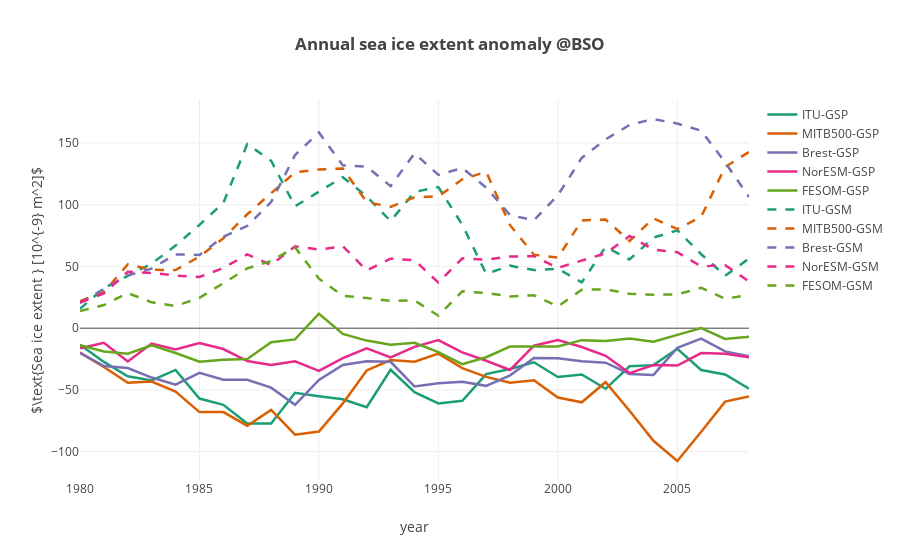
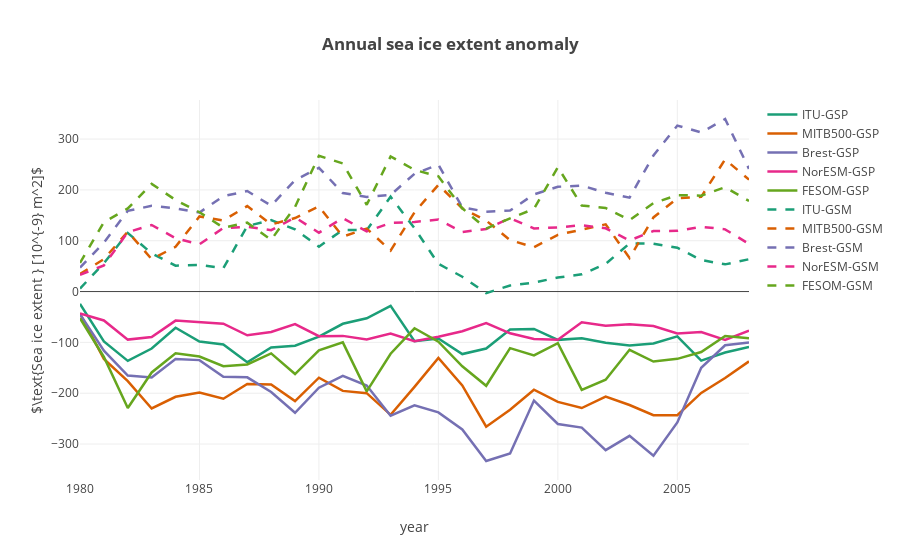

These figures' notebook cell, in order:
### Code cell
""" Plot annual mean of sea ice extent anomaly"""
modelnames = ['ITU' , 'MITB500', 'Brest', 'NorESM', 'FESOM']
#colors = ['blue', 'darkorange', 'red', 'green', 'cyan']
colors = cl.scales['5']['qual']['Dark2']; 

def plot_bso_vol_total(models):
    
    datap = []
    datan = []
    layout = go.Layout(
    title='<b>Annual sea ice extent anomaly @BSO</b>',
        yaxis=dict(
            title='$\\text{Sea ice extent } [10^{-9} m^2]$',
            #range=[-14, 14]
        ),
        xaxis=dict(
            title='year'
        )
    )  
    # names of the control, gsp and gsn variables [total]
    ctln = ['ctlxice_barents', 'SIextBK_c', 'refice_extent_BSKS', 'ice_extent_NorESM_BarentsKara_ctrl', 'ctliext_BK']
    gspn = ['gspxice_barents', 'SIextBK_gsp', 'gspice_extent_BSKS', 'ice_extent_NorESM_BarentsKara_gsp', 'gspiext_BK']
    gsnn = ['gsnxice_barents', 'SIextBK_gsm', 'gsnice_extent_BSKS', 'ice_extent_NorESM_BarentsKara_gsn', 'gsniext_BK']

    coeffs = [1e-9, 1e-9, 1e-9, 1e-9, 1e-9]
    for ind,mdl in enumerate(models):
        dnm = 'ds'+np.str(ind)+'.'+ctln[ind]+'.groupby(\'time.year\').mean().year'
        time = np.copy(eval(dnm))
        dnm = 'ds'+np.str(ind)+'.'+ctln[ind]+'.groupby(\'time.year\').mean()'
        dnm2 = 'ds'+np.str(ind)+'.'+gspn[ind]+'.groupby(\'time.year\').mean()'
        dnm3 = 'ds'+np.str(ind)+'.'+gsnn[ind]+'.groupby(\'time.year\').mean()'
        val1 = (np.copy(eval(dnm2)-eval(dnm))*coeffs[ind]) #/(np.copy(eval(dnm))*coeffs[ind])
        val2 = (np.copy(eval(dnm3)-eval(dnm))*coeffs[ind]) #/(np.copy(eval(dnm))*coeffs[ind])
        trace1 = go.Scatter(            
            x = time,
            y = val1,
            mode = 'lines',
            name = mdl+'-GSP',
            line = dict(
                width = 2.5,
                color = colors[ind],
                shape = 'smooth'
            )
        )
        datap.append(trace1)
        trace2 = go.Scatter(            
            x = time,
            y = val2,
            mode = 'lines',
            name = mdl+'-GSM',
            line = dict(
                width = 2.5,
                color = colors[ind],
                dash = 'dash',
                shape = 'smooth'
            )
        )
        datan.append(trace2)


   
    data = datap + datan
    
    fig = go.Figure(data=data, layout=layout)
    py.offline.iplot(fig)
    

def plot_fram_vol_total(models):
    
    datap = []
    datan = []
    layout = go.Layout(
    title='<b>Annual sea ice extent anomaly</b>',
        yaxis=dict(
            title='$\\text{Sea ice extent } [10^{-9} m^2]$',
            #range=[-14, 14]
        ),
        xaxis=dict(
            title='year'
        )
    )  
    # names of the control, gsp and gsn variables [total]
    ctln = ['ctlxice', 'SIext_c', 'refice_extent_NH', 'ice_extent_NorESM_NH_ctrl', 'ctliext']
    gspn = ['gspxice', 'SIext_gsp', 'gspice_extent_NH', 'ice_extent_NorESM_NH_gsp', 'gspiext']
    gsnn = ['gsnxice', 'SIext_gsm', 'gsnice_extent_NH', 'ice_extent_NorESM_NH_gsn', 'gsniext']

    coeffs = [1e-9, 1e-9, 1e-9, 1e-9, 1e-9]

    for ind,mdl in enumerate(models):
        dnm = 'ds'+np.str(ind)+'.'+ctln[ind]+'.groupby(\'time.year\').mean().year'
        time = np.copy(eval(dnm))
        dnm = 'ds'+np.str(ind)+'.'+ctln[ind]+'.groupby(\'time.year\').mean()'
        dnm2 = 'ds'+np.str(ind)+'.'+gspn[ind]+'.groupby(\'time.year\').mean()'
        dnm3 = 'ds'+np.str(ind)+'.'+gsnn[ind]+'.groupby(\'time.year\').mean()'
        val1 = (np.copy(eval(dnm2)-eval(dnm))*coeffs[ind]) #/(np.copy(eval(dnm))*coeffs[ind])
        val2 = (np.copy(eval(dnm3)-eval(dnm))*coeffs[ind]) #/(np.copy(eval(dnm))*coeffs[ind])
        trace1 = go.Scatter(            
            x = time,
            y = val1,
            mode = 'lines',
            name = mdl+'-GSP',
            line = dict(
                width = 2.5,
                color = colors[ind],
                shape = 'smooth'
            )
        )
        datap.append(trace1)
        trace2 = go.Scatter(            
            x = time,
            y = val2,
            mode = 'lines',
            name = mdl+'-GSM',
            line = dict(
                width = 2.5,
                color = colors[ind],
                dash = 'dash',
                shape = 'smooth'
            )
        )
        datan.append(trace2)

   
    data = datap + datan    
    fig = go.Figure(data=data, layout=layout)
    py.offline.iplot(fig)
    


plot_bso_vol_total(modelnames)
plot_fram_vol_total(modelnames)


#models = widgets.SelectMultiple(options=list(modelnames), value=modelnames, description='Models')    
#widgets.interactive(update_plot,models=models)

### Figure 1 — Plotly figure (JSON) as saved in the notebook; plotly's stock layout.template omitted (floating-point values rounded to 4 significant figures)
{"data": [{"line": {"color": "rgb(27,158,119)", "shape": "smooth", "width": 2.5}, "mode": "lines", "name": "ITU-GSP", "type": "scatter", "x": [1980, 1981, 1982, 1983, 1984, 1985, 1986, 1987, 1988, 1989, 1990, 1991, 1992, 1993, 1994, 1995, 1996, 1997, 1998, 1999, 2000, 2001, 2002, 2003, 2004, 2005, 2006, 2007, 2008], "y": [-13.37, -27.31, -38.99, -42.26, -33.85, -57.02, -62.1, -77.22, -77.14, -52.39, -55.09, -57.54, -63.97, -33.7, -51.9, -61.01, -58.84, -37.2, -33.09, -27.6, -39.5, -37.51, -49.11, -30.89, -29.94, -16.73, -33.89, -37.44, -49.08]}, {"line": {"color": "rgb(217,95,2)", "shape": "smooth", "width": 2.5}, "mode": "lines", "name": "MITB500-GSP", "type": "scatter", "x": [1980, 1981, 1982, 1983, 1984, 1985, 1986, 1987, 1988, 1989, 1990, 1991, 1992, 1993, 1994, 1995, 1996, 1997, 1998, 1999, 2000, 2001, 2002, 2003, 2004, 2005, 2006, 2007, 2008], "y": [-19.83, -31.46, -44.27, -43.28, -51.32, -67.97, -67.94, -78.97, -66.18, -86.29, -83.76, -60.9, -34.23, -25.83, -27.13, -20.64, -32.31, -39.43, -44.26, -42.25, -56.21, -60.05, -43.7, -66.84, -91.25, -107.6, -83.91, -59.52, -55.32]}, {"line": {"color": "rgb(117,112,179)", "shape": "smooth", "width": 2.5}, "mode": "lines", "name": "Brest-GSP", "type": "scatter", "x": [1980, 1981, 1982, 1983, 1984, 1985, 1986, 1987, 1988, 1989, 1990, 1991, 1992, 1993, 1994, 1995, 1996, 1997, 1998, 1999, 2000, 2001, 2002, 2003, 2004, 2005, 2006, 2007, 2008], "y": [-19.94, -30.61, -32.3, -40.0, -45.75, -36.19, -41.68, -41.8, -48.16, -62.05, -41.93, -29.79, -26.75, -27.19, -47.19, -44.65, -43.4, -46.71, -38.22, -24.14, -24.32, -26.81, -27.92, -37.07, -37.84, -15.98, -8.433, -18.82, -22.7]}, {"line": {"color": "rgb(231,41,138)", "shape": "smooth", "width": 2.5}, "mode": "lines", "name": "NorESM-GSP", "type": "scatter", "x": [1980, 1981, 1982, 1983, 1984, 1985, 1986, 1987, 1988, 1989, 1990, 1991, 1992, 1993, 1994, 1995, 1996, 1997, 1998, 1999, 2000, 2001, 2002, 2003, 2004, 2005, 2006, 2007, 2008], "y": [-16.28, -11.83, -26.95, -12.45, -17.24, -12.12, -16.88, -26.58, -29.8, -26.85, -34.63, -24.19, -16.38, -23.6, -15.12, -9.675, -19.57, -26.39, -33.87, -14.19, -9.616, -15.27, -22.41, -36.39, -29.91, -30.23, -20.16, -20.69, -23.57]}, {"line": {"color": "rgb(102,166,30)", "shape": "smooth", "width": 2.5}, "mode": "lines", "name": "FESOM-GSP", "type": "scatter", "x": [1980, 1981, 1982, 1983, 1984, 1985, 1986, 1987, 1988, 1989, 1990, 1991, 1992, 1993, 1994, 1995, 1996, 1997, 1998, 1999, 2000, 2001, 2002, 2003, 2004, 2005, 2006, 2007, 2008], "y": [-13.69, -18.89, -20.74, -13.86, -20.12, -27.18, -25.61, -24.92, -11.38, -9.08, 11.72, -4.579, -10.05, -13.35, -11.84, -19.38, -29.19, -23.53, -14.89, -14.79, -14.77, -9.683, -10.29, -8.374, -10.98, -5.402, 0.05065, -8.663, -6.955]}, {"line": {"color": "rgb(27,158,119)", "dash": "dash", "shape": "smooth", "width": 2.5}, "mode": "lines", "name": "ITU-GSM", "type": "scatter", "x": [1980, 1981, 1982, 1983, 1984, 1985, 1986, 1987, 1988, 1989, 1990, 1991, 1992, 1993, 1994, 1995, 1996, 1997, 1998, 1999, 2000, 2001, 2002, 2003, 2004, 2005, 2006, 2007, 2008], "y": [15.72, 32.41, 42.42, 52.25, 66.97, 83.74, 101.5, 149.1, 135.6, 98.77, 110.6, 122.3, 106.9, 86.78, 110.4, 114.3, 83.81, 44.04, 50.66, 47.1, 48.24, 37.05, 65.96, 55.65, 73.38, 79.26, 59.93, 42.48, 56.47]}, {"line": {"color": "rgb(217,95,2)", "dash": "dash", "shape": "smooth", "width": 2.5}, "mode": "lines", "name": "MITB500-GSM", "type": "scatter", "x": [1980, 1981, 1982, 1983, 1984, 1985, 1986, 1987, 1988, 1989, 1990, 1991, 1992, 1993, 1994, 1995, 1996, 1997, 1998, 1999, 2000, 2001, 2002, 2003, 2004, 2005, 2006, 2007, 2008], "y": [21.99, 29.18, 51.74, 47.36, 47.06, 58.05, 72.86, 92.3, 109.4, 126.2, 128.6, 129.4, 102.1, 98.32, 105.9, 106.8, 120.6, 126.7, 83.44, 59.55, 57.13, 87.31, 87.99, 70.64, 89.02, 80.27, 90.3, 130.6, 142.7]}, {"line": {"color": "rgb(117,112,179)", "dash": "dash", "shape": "smooth", "width": 2.5}, "mode": "lines", "name": "Brest-GSM", "type": "scatter", "x": [1980, 1981, 1982, 1983, 1984, 1985, 1986, 1987, 1988, 1989, 1990, 1991, 1992, 1993, 1994, 1995, 1996, 1997, 1998, 1999, 2000, 2001, 2002, 2003, 2004, 2005, 2006, 2007, 2008], "y": [20.48, 31.93, 42.85, 48.28, 59.76, 59.38, 74.15, 82.81, 102.2, 140.3, 158.6, 131.9, 130.8, 115.1, 141.7, 124.1, 129.7, 113.9, 91.6, 87.44, 107.7, 137.9, 153.0, 164.7, 169.5, 165.8, 160.0, 134.4, 106.3]}, {"line": {"color": "rgb(231,41,138)", "dash": "dash", "shape": "smooth", "width": 2.5}, "mode": "lines", "name": "NorESM-GSM", "type": "scatter", "x": [1980, 1981, 1982, 1983, 1984, 1985, 1986, 1987, 1988, 1989, 1990, 1991, 1992, 1993, 1994, 1995, 1996, 1997, 1998, 1999, 2000, 2001, 2002, 2003, 2004, 2005, 2006, 2007, 2008], "y": [20.81, 28.23, 45.77, 44.76, 42.63, 41.48, 48.73, 59.77, 51.18, 66.3, 63.65, 66.44, 46.75, 56.3, 55.15, 36.94, 56.56, 55.55, 58.05, 58.35, 48.86, 54.57, 60.64, 74.71, 63.61, 61.53, 50.03, 51.1, 37.84]}, {"line": {"color": "rgb(102,166,30)", "dash": "dash", "shape": "smooth", "width": 2.5}, "mode": "lines", "name": "FESOM-GSM", "type": "scatter", "x": [1980, 1981, 1982, 1983, 1984, 1985, 1986, 1987, 1988, 1989, 1990, 1991, 1992, 1993, 1994, 1995, 1996, 1997, 1998, 1999, 2000, 2001, 2002, 2003, 2004, 2005, 2006, 2007, 2008], "y": [13.82, 18.75, 28.49, 20.96, 17.94, 24.6, 36.43, 48.49, 54.41, 65.47, 40.1, 26.22, 24.47, 22.04, 22.55, 10.07, 29.91, 28.45, 25.74, 26.66, 17.64, 31.09, 31.5, 27.84, 27.15, 27.41, 32.72, 23.83, 27.06]}], "layout": {"title": "<b>Annual sea ice extent anomaly @BSO</b>", "xaxis": {"title": "year"}, "yaxis": {"title": "$\\text{Sea ice extent } [10^{-9} m^2]$"}}}

### Figure 2 — Plotly figure (JSON) as saved in the notebook; plotly's stock layout.template omitted (floating-point values rounded to 4 significant figures)
{"data": [{"line": {"color": "rgb(27,158,119)", "shape": "smooth", "width": 2.5}, "mode": "lines", "name": "ITU-GSP", "type": "scatter", "x": [1980, 1981, 1982, 1983, 1984, 1985, 1986, 1987, 1988, 1989, 1990, 1991, 1992, 1993, 1994, 1995, 1996, 1997, 1998, 1999, 2000, 2001, 2002, 2003, 2004, 2005, 2006, 2007, 2008], "y": [-24.2, -98.25, -136.3, -112.0, -71.27, -98.17, -104.3, -139.0, -109.9, -106.6, -88.64, -63.42, -52.61, -28.17, -97.64, -92.46, -123.0, -112.1, -74.67, -73.52, -95.02, -91.69, -100.7, -106.3, -102.2, -88.14, -135.9, -120.0, -108.8]}, {"line": {"color": "rgb(217,95,2)", "shape": "smooth", "width": 2.5}, "mode": "lines", "name": "MITB500-GSP", "type": "scatter", "x": [1980, 1981, 1982, 1983, 1984, 1985, 1986, 1987, 1988, 1989, 1990, 1991, 1992, 1993, 1994, 1995, 1996, 1997, 1998, 1999, 2000, 2001, 2002, 2003, 2004, 2005, 2006, 2007, 2008], "y": [-43.47, -132.7, -176.1, -230.0, -207.0, -198.5, -210.8, -181.8, -182.6, -215.4, -169.4, -195.4, -199.9, -242.5, -187.4, -130.4, -184.6, -265.9, -232.5, -193.1, -217.0, -229.1, -206.6, -223.2, -243.3, -243.4, -199.5, -170.1, -137.4]}, {"line": {"color": "rgb(117,112,179)", "shape": "smooth", "width": 2.5}, "mode": "lines", "name": "Brest-GSP", "type": "scatter", "x": [1980, 1981, 1982, 1983, 1984, 1985, 1986, 1987, 1988, 1989, 1990, 1991, 1992, 1993, 1994, 1995, 1996, 1997, 1998, 1999, 2000, 2001, 2002, 2003, 2004, 2005, 2006, 2007, 2008], "y": [-44.58, -116.3, -165.2, -169.2, -132.6, -134.9, -167.6, -168.8, -197.7, -238.4, -189.1, -166.0, -184.8, -244.3, -223.7, -237.7, -271.3, -333.4, -318.5, -214.4, -260.6, -267.6, -312.1, -283.9, -322.8, -257.6, -150.0, -105.6, -100.1]}, {"line": {"color": "rgb(231,41,138)", "shape": "smooth", "width": 2.5}, "mode": "lines", "name": "NorESM-GSP", "type": "scatter", "x": [1980, 1981, 1982, 1983, 1984, 1985, 1986, 1987, 1988, 1989, 1990, 1991, 1992, 1993, 1994, 1995, 1996, 1997, 1998, 1999, 2000, 2001, 2002, 2003, 2004, 2005, 2006, 2007, 2008], "y": [-42.91, -56.81, -94.53, -89.54, -57.15, -60.73, -63.33, -86.1, -79.46, -64.01, -87.79, -87.19, -94.11, -82.55, -97.66, -89.02, -78.07, -62.05, -82.07, -93.23, -94.76, -60.59, -67.42, -64.33, -67.86, -82.5, -79.72, -95.3, -76.76]}, {"line": {"color": "rgb(102,166,30)", "shape": "smooth", "width": 2.5}, "mode": "lines", "name": "FESOM-GSP", "type": "scatter", "x": [1980, 1981, 1982, 1983, 1984, 1985, 1986, 1987, 1988, 1989, 1990, 1991, 1992, 1993, 1994, 1995, 1996, 1997, 1998, 1999, 2000, 2001, 2002, 2003, 2004, 2005, 2006, 2007, 2008], "y": [-52.56, -128.7, -229.0, -159.2, -121.4, -127.8, -146.9, -143.4, -121.7, -162.3, -115.7, -100.0, -196.5, -122.3, -72.24, -98.52, -147.1, -185.4, -111.3, -125.7, -101.6, -193.2, -173.6, -114.6, -137.6, -132.4, -119.0, -87.54, -92.07]}, {"line": {"color": "rgb(27,158,119)", "dash": "dash", "shape": "smooth", "width": 2.5}, "mode": "lines", "name": "ITU-GSM", "type": "scatter", "x": [1980, 1981, 1982, 1983, 1984, 1985, 1986, 1987, 1988, 1989, 1990, 1991, 1992, 1993, 1994, 1995, 1996, 1997, 1998, 1999, 2000, 2001, 2002, 2003, 2004, 2005, 2006, 2007, 2008], "y": [5.969, 55.68, 115.3, 75.21, 51.01, 52.36, 45.86, 129.0, 140.5, 122.5, 88.36, 121.5, 120.5, 186.6, 124.5, 54.51, 29.18, -3.079, 11.9, 17.74, 27.56, 33.9, 54.45, 94.61, 94.19, 86.3, 62.05, 53.55, 63.6]}, {"line": {"color": "rgb(217,95,2)", "dash": "dash", "shape": "smooth", "width": 2.5}, "mode": "lines", "name": "MITB500-GSM", "type": "scatter", "x": [1980, 1981, 1982, 1983, 1984, 1985, 1986, 1987, 1988, 1989, 1990, 1991, 1992, 1993, 1994, 1995, 1996, 1997, 1998, 1999, 2000, 2001, 2002, 2003, 2004, 2005, 2006, 2007, 2008], "y": [34.42, 63.78, 117.7, 63.77, 88.08, 147.8, 139.9, 168.1, 132.0, 144.6, 167.5, 108.0, 123.9, 80.68, 155.9, 209.9, 163.7, 139.6, 101.2, 87.27, 111.6, 121.9, 132.2, 66.07, 145.9, 183.5, 186.4, 260.0, 220.2]}, {"line": {"color": "rgb(117,112,179)", "dash": "dash", "shape": "smooth", "width": 2.5}, "mode": "lines", "name": "Brest-GSM", "type": "scatter", "x": [1980, 1981, 1982, 1983, 1984, 1985, 1986, 1987, 1988, 1989, 1990, 1991, 1992, 1993, 1994, 1995, 1996, 1997, 1998, 1999, 2000, 2001, 2002, 2003, 2004, 2005, 2006, 2007, 2008], "y": [47.29, 96.33, 158.8, 168.7, 163.7, 155.6, 187.6, 197.8, 169.0, 219.3, 243.6, 193.9, 186.3, 190.1, 231.7, 249.7, 165.7, 157.1, 159.4, 191.3, 206.1, 208.6, 194.5, 184.8, 267.7, 326.6, 313.0, 339.5, 241.4]}, {"line": {"color": "rgb(231,41,138)", "dash": "dash", "shape": "smooth", "width": 2.5}, "mode": "lines", "name": "NorESM-GSM", "type": "scatter", "x": [1980, 1981, 1982, 1983, 1984, 1985, 1986, 1987, 1988, 1989, 1990, 1991, 1992, 1993, 1994, 1995, 1996, 1997, 1998, 1999, 2000, 2001, 2002, 2003, 2004, 2005, 2006, 2007, 2008], "y": [33.05, 51.36, 116.9, 131.0, 105.0, 92.97, 125.1, 127.3, 120.8, 145.9, 115.9, 144.6, 118.2, 134.9, 136.8, 141.7, 117.2, 123.2, 144.4, 124.3, 126.3, 130.5, 124.4, 100.6, 119.1, 119.4, 127.5, 122.4, 93.79]}, {"line": {"color": "rgb(102,166,30)", "dash": "dash", "shape": "smooth", "width": 2.5}, "mode": "lines", "name": "FESOM-GSM", "type": "scatter", "x": [1980, 1981, 1982, 1983, 1984, 1985, 1986, 1987, 1988, 1989, 1990, 1991, 1992, 1993, 1994, 1995, 1996, 1997, 1998, 1999, 2000, 2001, 2002, 2003, 2004, 2005, 2006, 2007, 2008], "y": [56.24, 136.4, 163.6, 211.8, 180.2, 156.0, 125.7, 135.6, 101.7, 166.6, 267.0, 252.0, 170.7, 265.8, 239.3, 226.7, 163.9, 123.9, 144.0, 162.5, 244.5, 169.3, 164.5, 140.5, 173.9, 189.8, 188.7, 205.2, 178.3]}], "layout": {"title": "<b>Annual sea ice extent anomaly</b>", "xaxis": {"title": "year"}, "yaxis": {"title": "$\\text{Sea ice extent } [10^{-9} m^2]$"}}}
